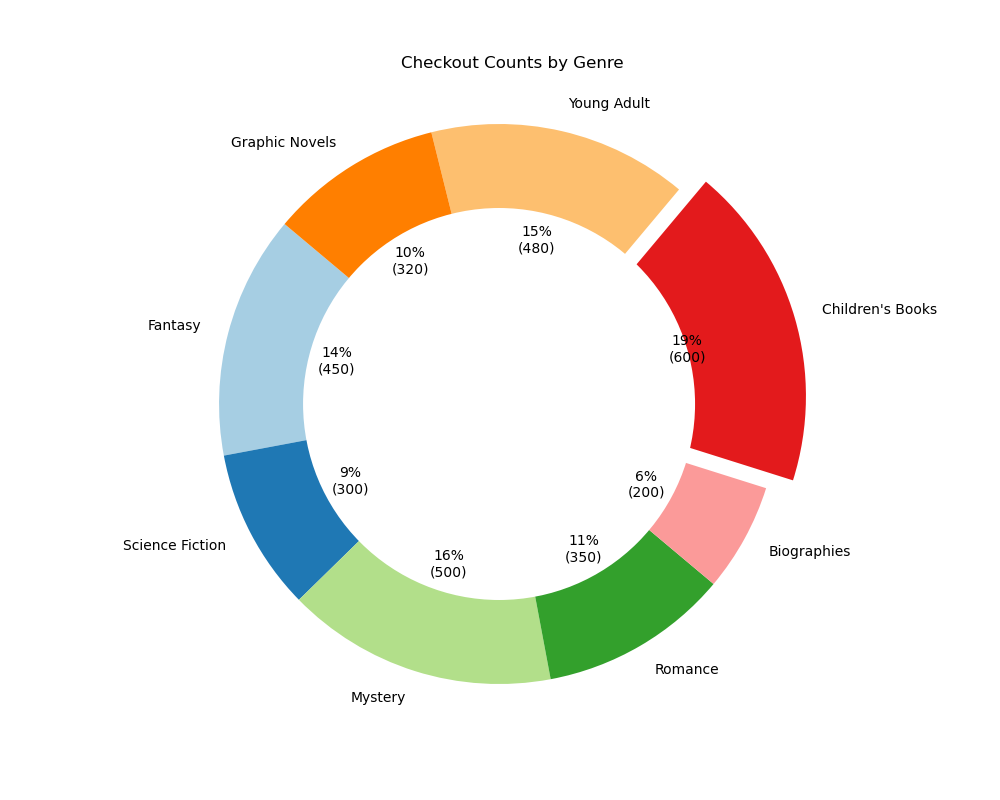

Here is the Python script that generated this plot:

import matplotlib.pyplot as plt

# Data from the provided table
data = [
    {'Genre': 'Fantasy', 'Checkout Count': 450},
    {'Genre': 'Science Fiction', 'Checkout Count': 300},
    {'Genre': 'Mystery', 'Checkout Count': 500},
    {'Genre': 'Romance', 'Checkout Count': 350},
    {'Genre': 'Biographies', 'Checkout Count': 200},
    {'Genre': "Children's Books", 'Checkout Count': 600},
    {'Genre': 'Young Adult', 'Checkout Count': 480},
    {'Genre': 'Graphic Novels', 'Checkout Count': 320}
]

# Extracting the corresponding data for plotting
genres = [item['Genre'] for item in data]
checkout_counts = [item['Checkout Count'] for item in data]

# Specify the color for each pie slice
colors = plt.cm.Paired(range(len(genres)))

# Explode the largest piece (Children's Books in this case)
explode = [0.1 if genre == "Children's Books" else 0 for genre in genres]

# Create the pie chart
plt.figure(figsize=(10, 8))
plt.pie(checkout_counts, explode=explode, labels=genres, autopct=lambda p: '{:.0f}%\n({:.0f})'.format(p, (p/100)*sum(checkout_counts)), colors=colors, startangle=140)

# Draw a circle at the center of pie to make it look like a donut
centre_circle = plt.Circle((0, 0), 0.70, fc='white')
fig = plt.gcf()
fig.gca().add_artist(centre_circle)

# Equal aspect ratio ensures that pie is drawn as a circle
plt.axis('equal')

# Adding a title to the pie chart
plt.title('Checkout Counts by Genre', pad=20)

# Display the chart
plt.show()
